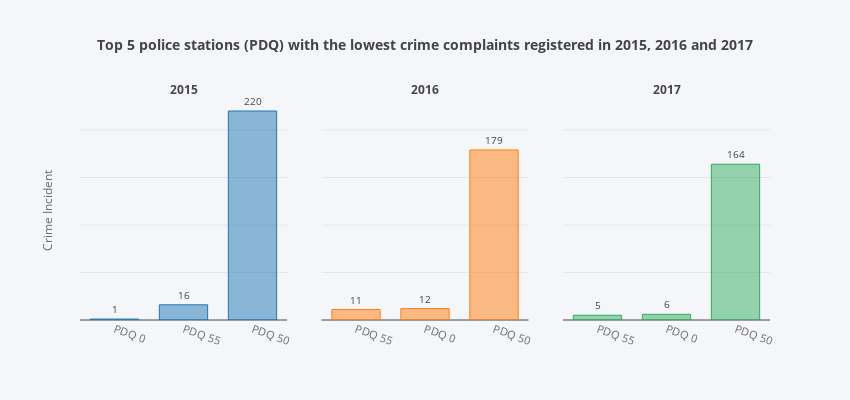

The cell this chart's notebook holds for it:
### Markdown cell above
### Which are the top 3 PDQs that got least crime complaints in 2015, 2016 and 2017?

### Code cell
# sort and define a new dataframe
tot =[crime_time[crime_time['YEAR']==year].sort_values('COUNT', ascending=True).iloc[:3] for year in yearlist]
pdqdf = pd.concat(tot, ignore_index=True)

# define chart data and plot
data = pdqdf
chdata = {'trace_data':data, 'x':'PDQ', 'y':'COUNT'}
chlayout= {'height':400, 'width':850, 'title':"<b>Top 5 police stations (PDQ) with the lowest crime complaints registered in 2015, 2016 and 2017</b>", 'yaxistitle':'Crime Incident','tickangle':20}

plotchart(chdata, chlayout, titlelist, yearlist, subtitlelist=yearlist)

### Figure 1 — Plotly figure (JSON) as saved in the notebook; plotly's stock layout.template omitted (floating-point values rounded to 4 significant figures)
{"data": [{"cliponaxis": false, "hoverinfo": "text", "marker": {"color": "rgba(31, 119, 180, 0.5)", "line": {"color": "rgba(31, 119, 180, 1.0)", "width": 1}}, "name": "Burglary", "outsidetextfont": {"size": "10"}, "text": [1, 16, 220], "textposition": "outside", "type": "bar", "width": 0.7, "x": ["PDQ 0", "PDQ 55", "PDQ 50"], "xaxis": "x1", "y": [1, 16, 220], "yaxis": "y1"}, {"cliponaxis": false, "hoverinfo": "text", "marker": {"color": "rgba(255, 127, 14, 0.5)", "line": {"color": "rgba(255, 127, 14, 1.0)", "width": 1}}, "name": "Vehicle contents or parts theft", "outsidetextfont": {"size": "10"}, "text": [11, 12, 179], "textposition": "outside", "type": "bar", "width": 0.7, "x": ["PDQ 55", "PDQ 0", "PDQ 50"], "xaxis": "x2", "y": [11, 12, 179], "yaxis": "y1"}, {"cliponaxis": false, "hoverinfo": "text", "marker": {"color": "rgba(50, 171, 96, 0.5)", "line": {"color": "rgba(50, 171, 96, 1.0)", "width": 1}}, "name": "Misdemeanor", "outsidetextfont": {"size": "10"}, "text": [5, 6, 164], "textposition": "outside", "type": "bar", "width": 0.7, "x": ["PDQ 55", "PDQ 0", "PDQ 50"], "xaxis": "x3", "y": [5, 6, 164], "yaxis": "y1"}], "layout": {"annotations": [{"font": {"size": 12}, "showarrow": false, "text": "<b>2015</b>", "x": 0.15, "xanchor": "center", "xref": "paper", "y": 1, "yanchor": "bottom", "yref": "paper"}, {"font": {"size": 12}, "showarrow": false, "text": "<b>2016</b>", "x": 0.5, "xanchor": "center", "xref": "paper", "y": 1, "yanchor": "bottom", "yref": "paper"}, {"font": {"size": 12}, "showarrow": false, "text": "<b>2017</b>", "x": 0.85, "xanchor": "center", "xref": "paper", "y": 1, "yanchor": "bottom", "yref": "paper"}], "autosize": false, "height": 400, "paper_bgcolor": "rgba(245, 246, 249, 1)", "plot_bgcolor": "rgba(245, 246, 249, 1)", "showlegend": false, "title": "<b>Top 5 police stations (PDQ) with the lowest crime complaints registered in 2015, 2016 and 2017</b>", "titlefont": {"size": 14}, "width": 850, "xaxis1": {"anchor": "y1", "domain": [0, 0.3], "tickangle": 20, "tickfont": {"color": "rgb(107, 107, 107)", "size": 11}, "titlefont": {"color": "rgb(107, 107, 107)", "size": 11}}, "xaxis2": {"anchor": "free", "domain": [0.35, 0.65], "position": 0, "tickangle": 20, "tickfont": {"color": "rgb(107, 107, 107)", "size": 11}, "titlefont": {"color": "rgb(107, 107, 107)", "size": 11}}, "xaxis3": {"anchor": "free", "domain": [0.7, 1], "position": 0, "tickangle": 20, "tickfont": {"color": "rgb(107, 107, 107)", "size": 11}, "titlefont": {"color": "rgb(107, 107, 107)", "size": 11}}, "yaxis1": {"anchor": "x1", "domain": [0, 1], "showgrid": true, "showticklabels": false, "title": "Crime Incident", "titlefont": {"color": "rgb(107, 107, 107)", "size": 12}}, "yaxis2": {"showgrid": true, "showticklabels": false, "title": "Crime Incident", "titlefont": {"color": "rgb(107, 107, 107)", "size": 12}}, "yaxis3": {"showgrid": true, "showticklabels": false, "title": "Crime Incident", "titlefont": {"color": "rgb(107, 107, 107)", "size": 12}}}}
